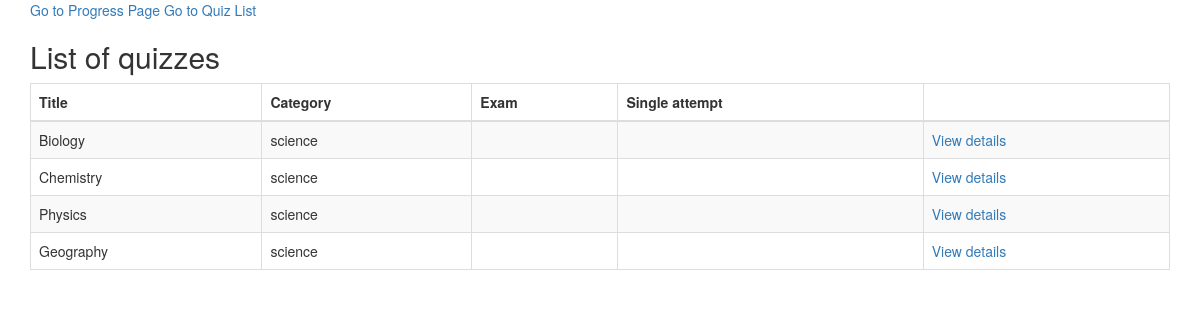
The page /quizz/quiz/ on the database its author committed.
### quiz/models.py (models this page shows, shortened)
@python_2_unicode_compatible
class Quiz(models.Model):
    title = models.CharField(verbose_name=_("Title"), max_length=60, blank=False)
    description = models.TextField(verbose_name=_("Description"), blank=True, help_text=_("a description of the quiz"))
    url = models.SlugField(max_length=60, blank=True, help_text=_("a user friendly url"), verbose_name=_("user friendly url"))
    category = models.ForeignKey(Category, null=True, blank=True, verbose_name=_("Category"))
    pass_mark = models.SmallIntegerField(blank=True, default=40, verbose_name=_("Pass Mark"),
        help_text=_("Percentage required to pass exam."), validators=[MaxValueValidator(100)])
    success_text = models.TextField(blank=True, default='You Have Passed !!',
        help_text=_("Displayed if user passes."), verbose_name=_("Success Text"))
    fail_text = models.TextField(verbose_name=_("Fail Text"), default='You have failed', blank=True, help_text=_("Displayed if user fails."))
    draft = models.BooleanField(blank=True, default=False, verbose_name=_("Draft"),
        help_text=_("If yes, the quiz is not displayed"
                    " in the quiz list and can only be"
                    " taken by users who can edit"
                    " quizzes."))
    class Meta:
        verbose_name = _("Quiz")
        verbose_name_plural = _("Quizzes")

@python_2_unicode_compatible
class Category(models.Model):
    category = models.CharField(verbose_name=_("Category"), max_length=250, blank=True, unique=True, null=True)
    objects = CategoryManager()
    class Meta:
        verbose_name = _("Category")
        verbose_name_plural = _("Categories")
    def __str__(self):
        return self.category

### quiz/views.py (the view)
class QuizListView(ListView):
    model = Quiz
    def get_queryset(self):
        queryset = super(QuizListView, self).get_queryset()
        return queryset.filter(draft=False)

### quiz/templates/quiz/quiz_list.html (shortened to what this page needs)
{% extends 'base.html' %}
{% load i18n %}
{% block content %}
<h2>{% trans "List of quizzes" %}</h2>
    {% if quiz_list %}
		<table class="table table-bordered table-striped">
		  <thead>
			<tr>
			  <th>{% trans "Title" %}</th>
			  <th>{% trans "Category" %}</th>
			  <th>{% trans "Exam" %}</th>
			  <th>{% trans "Single attempt" %}</th>
			  <th></th>
			</tr>
		  </thead>
		  <tbody>
        {% for quiz in quiz_list %}
  			<tr>
			  <td>{{ quiz.title }}</td>
			  <td>{{ quiz.category }}</td>
			  <td>{{ quiz.exam_paper }}</td>
			  <td>{{ quiz.single_attempt }}</td>
			  <td>
				<a href="{% url 'quiz_start_page' slug=quiz.url %}">
				  {% trans "View details" %}
				</a>
			</tr>
        {% endfor %}
		  </tbody>
		</table>
	{% else %}
        <p>{% trans "There are no available quizzes" %}.</p>
    {% endif %}
{% endblock %}

### rows shown on the page
Quiz: title "Biology", category "science"
Quiz: title "Chemistry", category "science"
Quiz: title "Physics", category "science"
Quiz: title "Geography", category "science"
